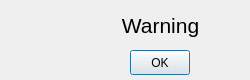
<?xml version="1.0" encoding="UTF-8"?>
<ui version="4.0">
 <class>Dialog</class>
 <widget class="QDialog" name="Dialog">
  <property name="geometry">
   <rect>
    <x>0</x>
    <y>0</y>
    <width>250</width>
    <height>80</height>
   </rect>
  </property>
  <property name="minimumSize">
   <size>
    <width>250</width>
    <height>80</height>
   </size>
  </property>
  <property name="maximumSize">
   <size>
    <width>250</width>
    <height>80</height>
   </size>
  </property>
  <property name="windowTitle">
   <string>Dialog</string>
  </property>
  <property name="windowIcon">
   <iconset>
    <normaloff>../Icons/warning_y.png</normaloff>../Icons/warning_y.png</iconset>
  </property>
  <widget class="QPushButton" name="okButton">
   <property name="geometry">
    <rect>
     <x>130</x>
     <y>50</y>
     <width>60</width>
     <height>25</height>
    </rect>
   </property>
   <property name="text">
    <string>OK</string>
   </property>
  </widget>
  <widget class="QLabel" name="textLabel">
   <property name="geometry">
    <rect>
     <x>80</x>
     <y>5</y>
     <width>161</width>
     <height>41</height>
    </rect>
   </property>
   <property name="font">
    <font>
     <pointsize>16</pointsize>
    </font>
   </property>
   <property name="text">
    <string>Warning</string>
   </property>
   <property name="alignment">
    <set>Qt::AlignmentFlag::AlignCenter</set>
   </property>
  </widget>
  <widget class="QLabel" name="label_2">
   <property name="geometry">
    <rect>
     <x>10</x>
     <y>5</y>
     <width>71</width>
     <height>71</height>
    </rect>
   </property>
   <property name="text">
    <string/>
   </property>
   <property name="pixmap">
    <pixmap>../Icons/warning_y.png</pixmap>
   </property>
   <property name="scaledContents">
    <bool>true</bool>
   </property>
  </widget>
 </widget>
 <resources/>
 <connections/>
</ui>
